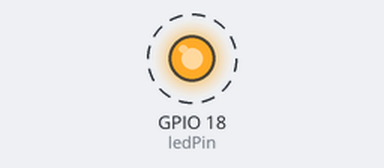
Bench run of a sketch on a simulated ESP32. On the bench: output pins drawn as LEDs (lit = HIGH). Dashed ring = blinking. What the sketch prints to the serial monitor is not drawn.

Above: at 0.2 s.
Timing chart, 0 to 3.0 s (numbered marks = the images above):
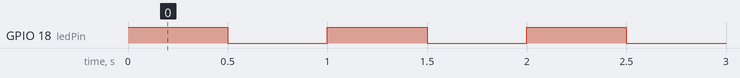

The sketch:

ESP32Blink.ino
```cpp
int ledPin = 18;

void setup() {
  pinMode(ledPin , OUTPUT);
  Serial.begin(115200);
}

void loop() {
  digitalWrite(ledPin , HIGH);
  Serial.println("Hi");
  delay(500);
  digitalWrite(ledPin , LOW);
  delay(500);
}
```

Measured:
- by itself, GPIO 18 (ledPin): alternates HIGH for 0.50 s and LOW for 0.50 s
